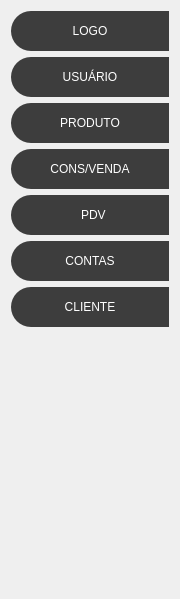
          <widget class="QWidget" name="page">
           <property name="geometry">
            <rect>
             <x>0</x>
             <y>0</y>
             <width>180</width>
             <height>599</height>
            </rect>
           </property>
           <attribute name="label">
            <string>MENU_1</string>
           </attribute>
           <layout class="QVBoxLayout" name="verticalLayout_27">
            <item>
             <widget class="QPushButton" name="btn_menu_logo">
              <property name="minimumSize">
               <size>
                <width>0</width>
                <height>40</height>
               </size>
              </property>
              <property name="cursor">
               <cursorShape>PointingHandCursor</cursorShape>
              </property>
              <property name="styleSheet">
               <string notr="true">QFrame{
background-color: rgb(0, 206, 151);
}
QPushButton{
background-color: rgb(61, 61, 61);
border-top-left-radius: 20px;
border-bottom-left-radius: 20px;
color: rgb(255, 255, 255);
font: 77 10pt &quot;Arial Black&quot;;
}
QPushButton:hover{
background-color:white;
border-top-left-radius: 20px;
border-bottom-left-radius: 20px;
color: rgb(0, 0, 0);
font: 77 10pt &quot;Arial Black&quot;;
}</string>
              </property>
              <property name="text">
               <string>LOGO</string>
              </property>
             </widget>
            </item>
            <item>
             <widget class="QPushButton" name="btn_menu_usuario">
              <property name="minimumSize">
               <size>
                <width>0</width>
                <height>40</height>
               </size>
              </property>
              <property name="cursor">
               <cursorShape>PointingHandCursor</cursorShape>
              </property>
              <property name="toolTip">
               <string>&lt;html&gt;&lt;head/&gt;&lt;body&gt;&lt;p align=&quot;right&quot;&gt;&lt;br/&gt;&lt;/p&gt;&lt;/body&gt;&lt;/html&gt;</string>
              </property>
              <property name="whatsThis">
               <string>&lt;!DOCTYPE HTML PUBLIC &quot;-//W3C//DTD HTML 4.0//EN&quot; &quot;http://www.w3.org/TR/REC-html40/strict.dtd&quot;&gt;
&lt;html&gt;&lt;head&gt;&lt;meta name=&quot;qrichtext&quot; content=&quot;1&quot; /&gt;&lt;style type=&quot;text/css&quot;&gt;
p, li { white-space: pre-wrap; }
&lt;/style&gt;&lt;/head&gt;&lt;body style=&quot; font-family:'Arial Black'; font-size:10pt; font-weight:72; font-style:normal;&quot;&gt;
&lt;p style=&quot;-qt-paragraph-type:empty; margin-top:0px; margin-bottom:0px; margin-left:0px; margin-right:0px; -qt-block-indent:0; text-indent:0px;&quot;&gt;&lt;br /&gt;&lt;/p&gt;&lt;/body&gt;&lt;/html&gt;</string>
              </property>
              <property name="styleSheet">
               <string notr="true">QFrame{
background-color: rgb(0, 206, 151);
}
QPushButton{
background-color: rgb(61, 61, 61);
border-top-left-radius: 20px;
border-bottom-left-radius: 20px;
color: rgb(255, 255, 255);
font: 77 10pt &quot;Arial Black&quot;;
}
QPushButton:hover{
background-color:white;
border-top-left-radius: 20px;
border-bottom-left-radius: 20px;
color: rgb(0, 0, 0);
font: 77 10pt &quot;Arial Black&quot;;
}</string>
              </property>
              <property name="text">
               <string>USUÁRIO</string>
              </property>
              <property name="icon">
               <iconset>
                <normaloff>../../../PycharmProjects/pythonProject4meuprojeto/projeto01/usuarios.png</normaloff>../../../PycharmProjects/pythonProject4meuprojeto/projeto01/usuarios.png</iconset>
              </property>
              <property name="iconSize">
               <size>
                <width>38</width>
                <height>38</height>
               </size>
              </property>
             </widget>
            </item>
            <item>
             <widget class="QPushButton" name="btn_menu_produto">
              <property name="minimumSize">
               <size>
                <width>0</width>
                <height>40</height>
               </size>
              </property>
              <property name="cursor">
               <cursorShape>PointingHandCursor</cursorShape>
              </property>
              <property name="styleSheet">
               <string notr="true">QFrame{
background-color: rgb(0, 206, 151);
}
QPushButton{
background-color: rgb(61, 61, 61);
border-top-left-radius: 20px;
border-bottom-left-radius: 20px;
color: rgb(255, 255, 255);
font: 77 10pt &quot;Arial Black&quot;;
}
QPushButton:hover{
background-color:white;
border-top-left-radius: 20px;
border-bottom-left-radius: 20px;
color: rgb(0, 0, 0);
font: 77 10pt &quot;Arial Black&quot;;
}</string>
              </property>
              <property name="text">
               <string>PRODUTO</string>
              </property>
              <property name="icon">
               <iconset>
                <normaloff>../../../PycharmProjects/pythonProject4meuprojeto/projeto01/produto.png</normaloff>../../../PycharmProjects/pythonProject4meuprojeto/projeto01/produto.png</iconset>
              </property>
              <property name="iconSize">
               <size>
                <width>38</width>
                <height>38</height>
               </size>
              </property>
             </widget>
            </item>
            <item>
             <widget class="QPushButton" name="btn_menu_consvenda">
              <property name="minimumSize">
               <size>
                <width>0</width>
                <height>40</height>
               </size>
              </property>
              <property name="cursor">
               <cursorShape>PointingHandCursor</cursorShape>
              </property>
              <property name="styleSheet">
               <string notr="true">QFrame{
background-color: rgb(0, 206, 151);
}
QPushButton{
background-color: rgb(61, 61, 61);
border-top-left-radius: 20px;
border-bottom-left-radius: 20px;
color: rgb(255, 255, 255);
font: 77 10pt &quot;Arial Black&quot;;
}
QPushButton:hover{
background-color:white;
border-top-left-radius: 20px;
border-bottom-left-radius: 20px;
color: rgb(0, 0, 0);
font: 77 10pt &quot;Arial Black&quot;;
}</string>
              </property>
              <property name="text">
               <string>CONS/VENDA</string>
              </property>
              <property name="icon">
               <iconset>
                <normaloff>../../../PycharmProjects/pythonProject4meuprojeto/projeto01/cons_venda.png</normaloff>../../../PycharmProjects/pythonProject4meuprojeto/projeto01/cons_venda.png</iconset>
              </property>
              <property name="iconSize">
               <size>
                <width>38</width>
                <height>38</height>
               </size>
              </property>
             </widget>
            </item>
            <item>
             <widget class="QPushButton" name="btn_menu_pdv">
              <property name="minimumSize">
               <size>
                <width>0</width>
                <height>40</height>
               </size>
              </property>
              <property name="cursor">
               <cursorShape>PointingHandCursor</cursorShape>
              </property>
              <property name="whatsThis">
               <string>&lt;html&gt;&lt;head/&gt;&lt;body&gt;&lt;p&gt;&lt;br/&gt;&lt;/p&gt;&lt;/body&gt;&lt;/html&gt;</string>
              </property>
              <property name="styleSheet">
               <string notr="true">QFrame{
background-color: rgb(0, 206, 151);
}
QPushButton{
background-color: rgb(61, 61, 61);
border-top-left-radius: 20px;
border-bottom-left-radius: 20px;
color: rgb(255, 255, 255);
font: 77 10pt &quot;Arial Black&quot;;
}
QPushButton:hover{
background-color:white;
border-top-left-radius: 20px;
border-bottom-left-radius: 20px;
color: rgb(0, 0, 0);
font: 77 10pt &quot;Arial Black&quot;;
}</string>
              </property>
              <property name="text">
               <string>  PDV</string>
              </property>
              <property name="icon">
               <iconset>
                <normaloff>../../../PycharmProjects/pythonProject4meuprojeto/projeto01/caixa2.png</normaloff>../../../PycharmProjects/pythonProject4meuprojeto/projeto01/caixa2.png</iconset>
              </property>
              <property name="iconSize">
               <size>
                <width>38</width>
                <height>38</height>
               </size>
              </property>
             </widget>
            </item>
            <item>
             <widget class="QPushButton" name="btn_menu_contas">
              <property name="minimumSize">
               <size>
                <width>0</width>
                <height>40</height>
               </size>
              </property>
              <property name="cursor">
               <cursorShape>PointingHandCursor</cursorShape>
              </property>
              <property name="styleSheet">
               <string notr="true">QFrame{
background-color: rgb(0, 206, 151);
}
QPushButton{
background-color: rgb(61, 61, 61);
border-top-left-radius: 20px;
border-bottom-left-radius: 20px;
color: rgb(255, 255, 255);
font: 77 10pt &quot;Arial Black&quot;;
}
QPushButton:hover{
background-color:white;
border-top-left-radius: 20px;
border-bottom-left-radius: 20px;
color: rgb(0, 0, 0);
font: 77 10pt &quot;Arial Black&quot;;
}</string>
              </property>
              <property name="text">
               <string>CONTAS</string>
              </property>
              <property name="icon">
               <iconset>
                <normaloff>../../../PycharmProjects/pythonProject4meuprojeto/projeto01/contas.png</normaloff>../../../PycharmProjects/pythonProject4meuprojeto/projeto01/contas.png</iconset>
              </property>
              <property name="iconSize">
               <size>
                <width>38</width>
                <height>38</height>
               </size>
              </property>
             </widget>
            </item>
            <item>
             <widget class="QPushButton" name="btn_menu_cliente">
              <property name="minimumSize">
               <size>
                <width>0</width>
                <height>40</height>
               </size>
              </property>
              <property name="cursor">
               <cursorShape>PointingHandCursor</cursorShape>
              </property>
              <property name="styleSheet">
               <string notr="true">QFrame{
background-color: rgb(0, 206, 151);
}
QPushButton{
background-color: rgb(61, 61, 61);
border-top-left-radius: 20px;
border-bottom-left-radius: 20px;
color: rgb(255, 255, 255);
font: 77 10pt &quot;Arial Black&quot;;
}
QPushButton:hover{
background-color:white;
border-top-left-radius: 20px;
border-bottom-left-radius: 20px;
color: rgb(0, 0, 0);
font: 77 10pt &quot;Arial Black&quot;;
}</string>
              </property>
              <property name="text">
               <string>CLIENTE</string>
              </property>
              <property name="icon">
               <iconset>
                <normaloff>../../../PycharmProjects/pythonProject4meuprojeto/projeto01/cadastrar.png</normaloff>../../../PycharmProjects/pythonProject4meuprojeto/projeto01/cadastrar.png</iconset>
              </property>
              <property name="iconSize">
               <size>
                <width>38</width>
                <height>38</height>
               </size>
              </property>
             </widget>
            </item>
            <item>
             <spacer name="verticalSpacer">
              <property name="orientation">
               <enum>Qt::Vertical</enum>
              </property>
              <property name="sizeHint" stdset="0">
               <size>
                <width>20</width>
                <height>40</height>
               </size>
              </property>
             </spacer>
            </item>
           </layout>
          </widget>
